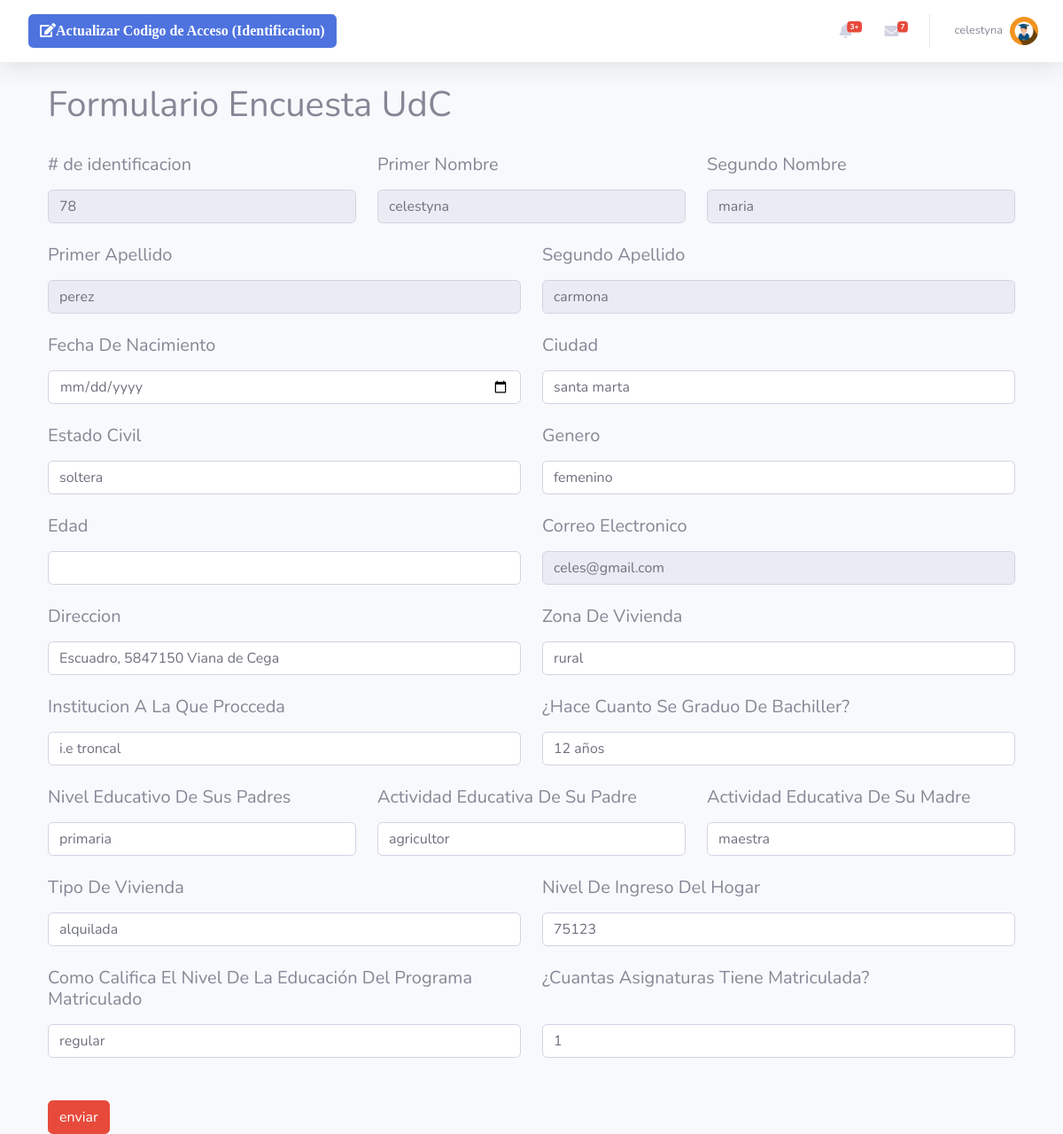
Screenshot of / (signed in) with the database file from the repository.
### tables this page shows
CREATE TABLE `students` (
  `identificacion` int(50) NOT NULL,
  `primernombre` varchar(100) NOT NULL,
  `segundonombre` varchar(100) NOT NULL,
  `primerapellido` varchar(100) NOT NULL,
  `segundoapellido` varchar(100) NOT NULL,
  `fechadenacimiento` date NOT NULL,
  `ciudad` varchar(50) NOT NULL,
  `estadocivil` varchar(50) NOT NULL,
  `genero` varchar(50) NOT NULL,
  `edad` tinyint(50) NOT NULL,
  `correo` varchar(100) NOT NULL,
  `direccion` varchar(100) NOT NULL,
  `zona` varchar(100) NOT NULL,
  `institutucion_de_procedencia` varchar(100) NOT NULL,
  `hace_cuantos_se_graduo` varchar(50) NOT NULL,
  `nivel_educativo_de_los_padres` varchar(100) NOT NULL,
  `actividad_educativa_de_su_padre` varchar(100) NOT NULL,
  `actividad_educativa_de_su_madre` varchar(100) NOT NULL,
  `tipo_de_vivienda` varchar(100) NOT NULL,
  `nivel_de_ingreso_del_hogar` double NOT NULL,
  `calificacion_del_programa` varchar(100) NOT NULL,
  `cuantas_asignaturas_tiene` tinyint(50) NOT NULL,
  `contrasenna` varchar(50) NOT NULL
);

### index.php (the view, shortened to what this page needs)
<?php
 if (isset($_SESSION['identificacion'])) {
     ?>
      <!DOCTYPE html>
      <html lang="es">
      <head>
      <link href="vendor/fontawesome-free/css/all.min.css" rel="stylesheet" type="text/css">
      <link href="css/sb-admin-2.min.css" rel="stylesheet">
      </head>
      <body id="page-top">
      <div id="wrapper">
      <?php
      if ($_SESSION ['type'] == 2) {?>
        <ul class="navbar-nav bg-gradient-primary sidebar sidebar-dark accordion" id="accordionSidebar">
          <a class="sidebar-brand d-flex align-items-center justify-content-center" href="index.php">
            <div class="sidebar-brand-icon rotate-n-15">
              <i class="fas fa-school"></i>
            </div>
            <div class="sidebar-brand-text mx-3"><sup>U</sup> D <sup>C</sup></div>
          </a>
          <hr class="sidebar-divider my-0">
          <li class="nav-item active">
            <a class="nav-link" href="liststudents.php">
              <i class="fas fa-users"></i>
              <span>Estudiantes</span></a>
          </li>
          <hr class="sidebar-divider">
          <hr class="sidebar-divider d-none d-md-block">
          <div class="text-center d-none d-md-inline">
            <button class="rounded-circle border-0" id="sidebarToggle"></button>
          </div>
        </ul>
        <?php
      }
      else
        {
          $hostt = "localhost";
          $user = "root";
          $password = "";
          $dbname   = "encuesta_udc";
          try { $conn= new PDO ("mysql:host=$hostt;dbname=$dbname",$user,$password);
                $conn->setAttribute(PDO::ATTR_ERRMODE, PDO:: ERRMODE_EXCEPTION);
                $sen = $conn->prepare("SELECT * FROM   students  WHERE identificacion= ? " );
                $sen->execute(array($_SESSION['identificacion']));
              $row =$sen->fetch(PDO::FETCH_OBJ);
              }catch (PDOException $th){
                echo $th->getmessage();
              }
        }
        ?>
        <div id="content-wrapper" class="d-flex flex-column">
          <div id="content">
            <nav class="navbar navbar-expand navbar-light bg-white topbar mb-4 static-top shadow">
              <form class="d-none d-sm-inline-block form-inline mr-auto ml-md-3 my-2 my-md-0 mw-100 navbar-search">
                <div class="input-group">
                <a class="btn btn-primary" href="actualizar.php" id="" role="button" >
                <i class="fas fa-edit">Actualizar Codigo de Acceso (Identificacion) </i>
                  </a>
                </div>
              </form>
              <ul class="navbar-nav ml-auto">
                <li class="nav-item dropdown no-arrow mx-1">
                  <a class="nav-link dropdown-toggle" href="#" id="alertsDropdown" role="button" data-toggle="dropdown" aria-haspopup="true" aria-expanded="false">
                    <i class="fas fa-bell fa-fw"></i>
                    <span class="badge badge-danger badge-counter">3+</span>
                  </a>
                </li>
                <li class="nav-item dropdown no-arrow mx-1">
                  <a class="nav-link dropdown-toggle" href="#" id="messagesDropdown" role="button" data-toggle="dropdown" aria-haspopup="true" aria-expanded="false">
                    <i class="fas fa-envelope fa-fw"></i>
                    <span class="badge badge-danger badge-counter">7</span>
                  </a>
                </li>
                <li class="nav-item dropdown no-arrow">
                  <a class="nav-link dropdown-toggle" href="#" id="userDropdown" role="button" data-toggle="dropdown" aria-haspopup="true" aria-expanded="false">
                    <span class="mr-2 d-none d-lg-inline text-gray-600 small"><?=$_SESSION['nombre']?></span>
                    <?php
                    if ($_SESSION['type'] == 1){
                    echo '<img class="img-profile rounded-circle" src="./img/avastu.jpg">';
                    } else {
                      echo  '<img class="img-profile rounded-circle" src="./img/avatadm.png">';
                    } ?>
                  </a>
                </li>
              </ul>
            </nav>
            <div class="container">
            <?php
            if($_SESSION['type'] == 1){?>
              <div class="container-xm">
            <header>
              <h1> Formulario Encuesta UdC</h1>
            </header><br>
            <form name="formbot" id="formbot" method="POST" autocomplete="off" action="validaenc.php">
            <div class="row">
            <div class="col">
                <label for="inputEmail4"><h5># de identificacion</h5></label>
                <input type="text" class="form-control" id="identificacion" name="identificacion" placeholder="Escriba Su Identificacion"  value= "<?=$row->identificacion?> " readonly>
              </div>
              <div class="col">
                <label for="inputPassword4"><h5>Primer Nombre</h5></label>
                <input type="text" class="form-control" name="primernombre" placeholder="Escriba Su Nombre" value= "<?=$row->primernombre?> " readonly>
              </div>
                <div class="col">
                <label for="inputPassword4"><h5>Segundo Nombre</h5></label>
                <input type="text" class="form-control" name="segundonombre" placeholder="Segundo Nombre" value= "<?=$row->segundonombre?> " readonly>
                </div>
            </div> <br>
            <div class="row">
              <div class="col">
                <label for="inputAddress"><h5>Primer Apellido</h5></label>
                <input type="text" name="primerapellido" class="form-control" id="inputAddress" placeholder="Escriba Su Apellido" value= "<?=$row->primerapellido?> " readonly>
              </div>
              <div class="col">
                <label for="inputPassword4"><h5>Segundo Apellido</h5></label>
                <input type="text" name="segundoapellido" class="form-control" id="inputAddress" placeholder="Segundo Apellido" value= "<?=$row->segundoapellido?> " readonly >
              </div>
            </div> <br>
            <div  class="row">
              <div class="col">
                <label for=""><h5>Fecha De Nacimiento</h5></label>
                <input name="fechadenacimiento" type="date" class="form-control" value= "<?=$row->fechadenacimiento?> "  required>
              </div>
              <div class="col">
                <label for=""><h5>Ciudad</h5></label>
                <input list="estado" name="ciudad" class="form-control" value= "<?=$row->ciudad?> " required>
              </div>
            </div> <br>
            <div class="row">
              <div class="col-6">
                <label for="inputState"><h5>Estado Civil</h5></label>
                <input list="estado" name="estadocivil" class="form-control" value= "<?=$row->estadocivil?> " required>
                </div>
                <div class="col-6">
                  <label for="inputState"><h5>Genero</h5></label>
                  <input list="genero" name="genero" class="form-control" value= "<?=$row->genero?> " required>
                  </div>
            </div> <br>
            <div class="row">
              <div class="col-6">
                  <label for="inputAddress2"><h5>Edad</h5></label>
                  <input type="number" class="form-control" placeholder="" name="edad" value= "<?=$row->edad?> "  required>
              </div>
                    <div class="col-6">
                        <label for=""><h5>Correo Electronico</h5></label>
                        <input list="" name="correo" class="form-control" placeholder="Escriba Su Correo" value= "<?=$row->correo?> " readonly >
                    </div>
            </div> <br>
            <div class="row">
              <div class="col-6">
                  <label for="inputAddress2"><h5>Direccion</h5></label>
                  <input type="text" class="form-control" placeholder="Escriba Su Direccion" name="direccion" value= "<?=$row->direccion?> " required>
              </div>
                    <div class="col-6">
                        <label for=""><h5>Zona De Vivienda</h5></label>
                        <input list="zona" name="zona" class="form-control" placeholder="Zona En Que Reside" value= "<?=$row->zona?> " required>
                    </div>
            </div> <br>
            <div class="row">
              <div class="col">
                  <label for=""><h5>Institucion A La Que Procceda</h5></label>
                  <input type="text" class="form-control" id="inputAddress" placeholder="Institucion..." name="institutucion_de_procedencia" value= "<?=$row->institutucion_de_procedencia?> " required>
                </div>
              <div class="col">
                  <label for=""><h5>¿Hace Cuanto Se Graduo De Bachiller?</h5></label>
                <input type="text" class="form-control" id="inputAddress" placeholder="Hace...." name="hace_cuantos_se_graduo" value= "<?=$row->hace_cuantos_se_graduo?> " required>
              </div>
            </div><br>
            <div class="row">
              <div class="col">
                  <label for=""><h5>Nivel Educativo De Sus Padres</h5></label>
                  <input list="nvedp" name="nivel_educativo_de_los_padres" class="form-control" value= "<?=$row->nivel_educativo_de_los_padres?>" required>
              </div>
              <div class="col">
                  <label for=""><h5>Actividad Educativa De Su Padre</h5></label>
                <input list="country"  name="actividad_educativa_de_su_padre" class="form-control" value= "<?=$row->actividad_educativa_de_su_padre?>" required>
              </div>
              <div class="col">
                <label for=""><h5>Actividad Educativa De Su Madre</h5></label>
              <input list="country"  name="actividad_educativa_de_su_madre" class="form-control" value= "<?=$row->actividad_educativa_de_su_madre?>" required>
            </div>
            </div>
            <br>
            <div class="row">
              <div class="col">
                <label for="inputCity"><h5>Tipo De Vivienda</h5></label>
                <input list="tipdev" name="tipo_de_vivienda" class="form-control" value= "<?=$row->tipo_de_vivienda?>"required>
              </div>
              <div class="col">
                <label for="inputZip"><h5>Nivel De Ingreso Del Hogar</h5></label>
                <input list="tipdev" name="nivel_de_ingreso_del_hogar" class="form-control" value= "<?=$row->nivel_de_ingreso_del_hogar?>" required>
              </div>
            </div> <br>
            <div class="row">
              <div class="col">
                <label for="inputState"><h5>Como Califica El Nivel De La Educación Del Programa Matriculado</h5></label>
                <input list="tipdev" name="calificacion_del_programa" class="form-control" value= "<?=$row->calificacion_del_programa?>" required>
              </div>
              <div class="col">
                <label for="inputZip"><h5>¿Cuantas Asignaturas Tiene Matriculada?</h5> </label> <br></br>
                <input type="number" class="form-control" id="inputZip" placeholder="" name="cuantas_asignaturas_tiene" value= "<?=$row->cuantas_asignaturas_tiene?>"required>
              </div>
            </div>
            <br><br>
            <input type="submit" class="btn btn-danger" value="enviar">
            </div>
          </div>
            </div>
            <?php
            } ?>
        </div> <br><br>
        </div>
      </body>
      </html>
<?php
   } else {
    header("location: login.php");
}?>

### rows the page displays
students: identificacion "78", primernombre "celestyna", segundonombre "maria", primerapellido "perez", segundoapellido "carmona", ciudad "santa marta", estadocivil "soltera", genero "femenino", correo "celes@gmail.com", direccion "Escuadro, 5847150 Viana de Cega", zona "rural", institutucion_de_procedencia "i.e troncal", hace_cuantos_se_graduo "12 años", nivel_educativo_de_los_padres "primaria", actividad_educativa_de_su_padre "agricultor", actividad_educativa_de_su_madre "maestra", tipo_de_vivienda "alquilada", nivel_de_ingreso_del_hogar "75123", calificacion_del_programa "regular", cuantas_asignaturas_tiene "1"

### other values shown
$_SESSION['nombre'] "celestyna"
